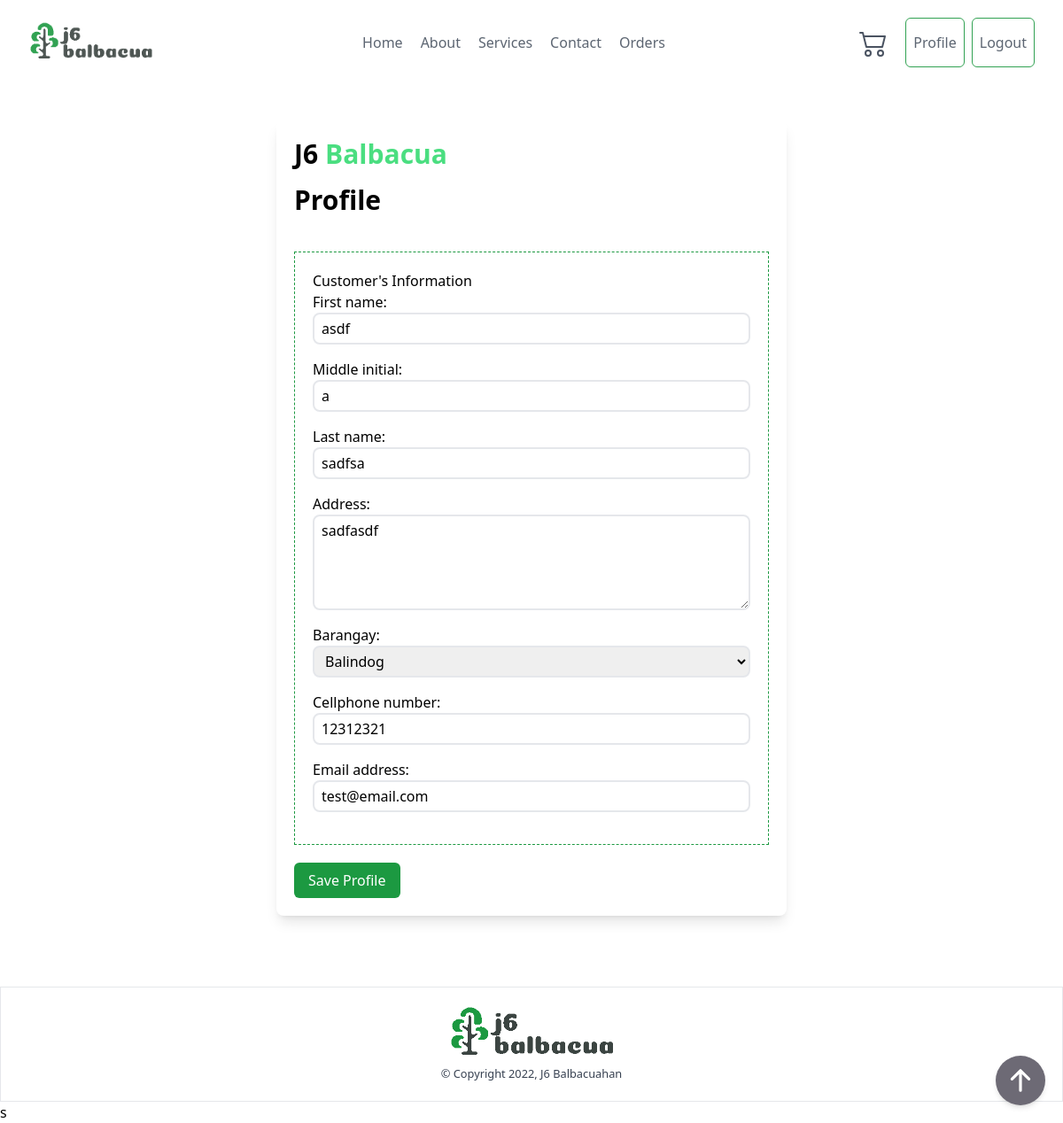
Screenshot of /profile/edit (signed in) with the database file from the repository.
### ordering/models.py (models this page shows, shortened)
class Profile(models.Model):
    user = models.OneToOneField(User, related_name='user', on_delete=models.CASCADE)
    first_name = models.CharField(max_length=255, blank=True, null=True)
    last_name = models.CharField(max_length=255, blank=True, null=True)
    middle_initial = models.CharField(max_length=1, blank=True, null=True)
    address = models.TextField(max_length=2225, blank=True, null=True)
    barangay = models.ForeignKey(Barangay, related_name="barangay", on_delete=models.CASCADE, blank=True, null=True)
    cellphone_number = models.IntegerField(blank=True, null=True)
    email_address = models.EmailField(blank=True, null=True)

### ordering/views.py (the view, shortened to what this page needs)
# urls.py: path('profile/edit', views.ProfileEditView.as_view(), name='profile-edit'),
class ProfileEditView(LoginRequiredMixin, View):
    def get(self, request):
        user = User.objects.get(pk=request.user.pk)
        instance = Profile.objects.get(user=user)
        form = ProfileForm(instance=instance)
        if 'cart' in self.request.session:
            cart = self.request.session['cart']
        else:
            cart = []
        context = {
            'form': form,
            'cart': len(cart)
        }
        return render(request, 'profile_edit.html', context)

### ordering/models.py (called while the page is built)
    def __str__(self):
        return f"{self.name}"

### templates/profile_edit.html (shortened to what this page needs)
{% extends 'base.html' %}
{% block content %}
{% include 'components/header.html' %}
    <div class="container py-10 mx-auto mb-10">
        <div class="container max-w-md mx-auto bg-white rounded-lg shadow-lg md:max-w-xl">
            <div class="md:flex ">
                <div class="w-full p-4 px-5 py-5">
                    <div class="flex flex-row gap-2 mb-4">
                        <h2 class="text-3xl font-semibold">J6</h2>
                        <h2 class="text-3xl font-semibold text-green-400">Balbacua</h2>
                    </div>
                    <div class="mb-10 text-3xl font-semibold">Profile</div>
                    <form action="{% url 'profile-edit' %}" method="POST" hx-boost="true">
                        <div class="p-5 border border-dashed border-j6primary">
                            <h3>Customer's Information</h3>
                                {{form}}
                        </div>
                        <div class="mt-5">
                                <button
                                class="px-4 py-2 text-white transition-colors duration-200 transform rounded-md bg-j6primary hover:bg-green-500 focus:outline-none focus:bg-green-500"
                                >
                                Save Profile
                                </button>
                        </div>
                    </form>
                </div>
            </div>
        </div>
    </div>
{% include 'components/footer.html' %}s
{% endblock content %}

### rows the page displays
Profile: first_name "asdf", middle_initial "a", last_name "sadfsa", address "sadfasdf", barangay "Balindog", cellphone_number "12312321", email_address "test@email.com"
